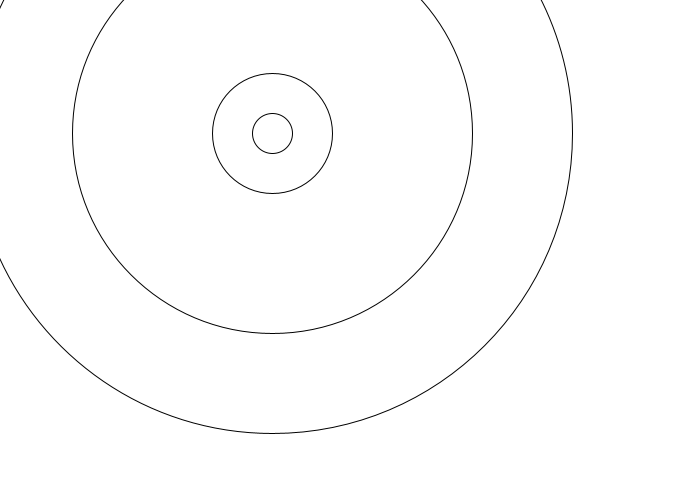
Frame 1 (no input)
Frame 60 (the mouse pressed at the canvas centre just before this capture): identical to frame 1, image omitted
Frame 120 (the mouse held since frame 60 and released just before this capture): identical to frame 1, image omitted

The Processing sketch that drew this single still picture (run headless with seeded random() and noise(); from frame 60 on, the mouse is pressed at the canvas centre):

// Processing sketch: circle_test
// ── circle_test.pde
float breadth, length, radius=40, Vdistance, Hdistance, distance,tempDistance; 
final int centerX= parseInt(random(radius, 400)), centerY=parseInt(random (radius, 400)), distance_hot = 60, distance_warm=200, 
  distance_cold = 300;
String state = "";
boolean gameOver = false;
int counter = 0;


void setup () {
  size(700, 500);
  breadth = width;
  length = height;
  textSize (20);
  textAlign(CENTER, CENTER);
}

void draw () {
  background (255);
  displayText();

  drawBall();
}

void drawCircle(){
  float random_number = random (0,length/2);
ellipse(mouseX,mouseY,tempDistance*2+random_number,tempDistance*2+random_number); 
}

void drawBall() {
  fill (0, 0, 255);
  noFill();
  ellipse (centerX, centerY, radius, radius);
  ellipse (centerX, centerY, distance_hot*2, distance_hot*2);
  ellipse (centerX, centerY, distance_warm*2, distance_warm*2);
  ellipse (centerX, centerY, distance_cold*2, distance_cold*2);
}

void checkBound() {
  if ((distance<=radius)) {
    state = "found";
  }
  if ((distance>radius/2)&&(distance<=distance_hot)) {
    state = "hot";
    counter++;
  } else if ((distance>distance_hot)&&(distance<=distance_warm)) {
    state = "warm";
    counter++;
  } else if ((distance>distance_warm)&&(distance<=distance_cold)) {
    state = "cold";
    counter++;
  } else if ((distance>distance_cold)) {
    state = "freezing";
    counter++;
  }
}

void displayText() {
  if (state.equals("found")) {
    fill(#0B0B0F);
    drawBall();
    text ("Congratulations you have found the ball in "+counter+" guesses", breadth/2, height/2);
    gameOver=true;
  }
  if (state.equals("hot")) {
    fill(255, 0, 0);
    text ("You’re very close”", breadth/4, height/4);
  }
  if (state.equals("warm")) {
    fill(252, 185, 48);
    text ("You’re getting warmer", breadth/3, height/3);
  }
  if (state.equals("cold")) {
    fill(0, 0, 255);
    text ("You’re cold", breadth/2, height/2);
  }
  if (state.equals("freezing")) {
    fill(0);
    textSize (20);
    textAlign(CENTER, CENTER);
    text ("  You’re freezing", breadth/3, height/3);
  }
}


void mouseClicked() {
  if (gameOver==false) {
    Vdistance = sq(mouseX-(centerX));
    Hdistance = sq(mouseY-(centerY));
    distance = sqrt(Vdistance+Hdistance);
    tempDistance=distance;
    checkBound();
    drawCircle();
  }
}
